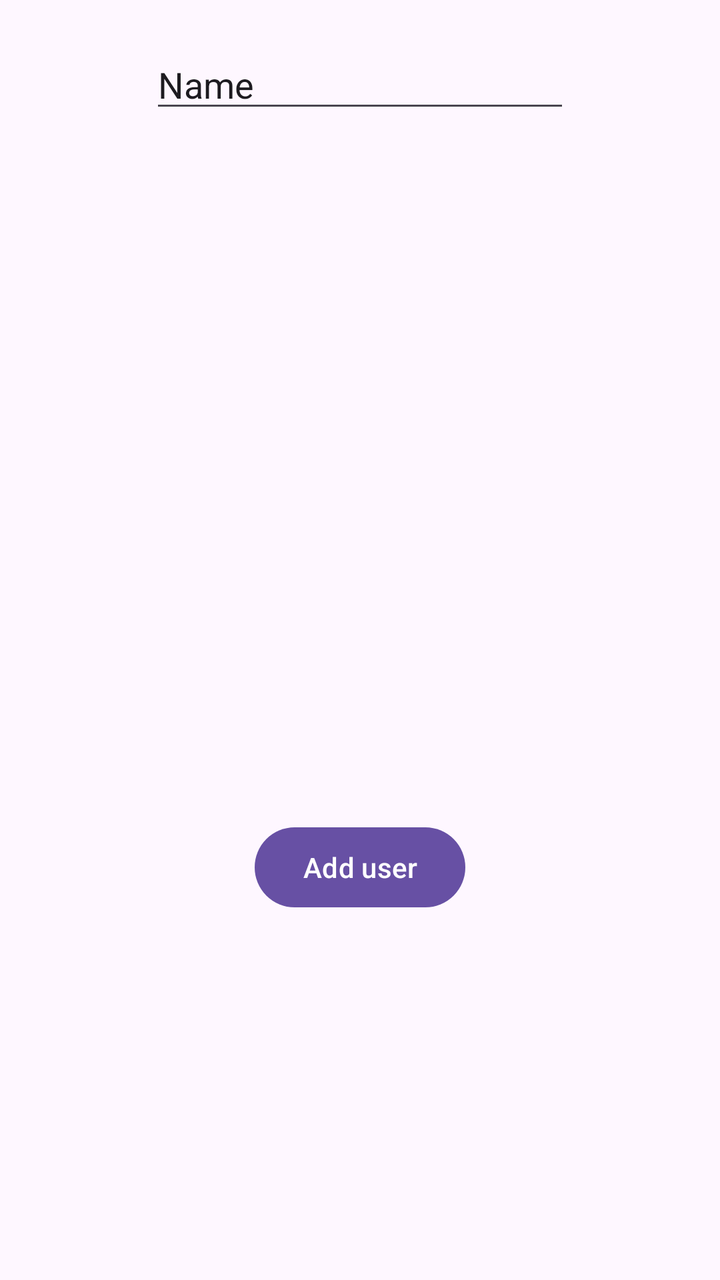
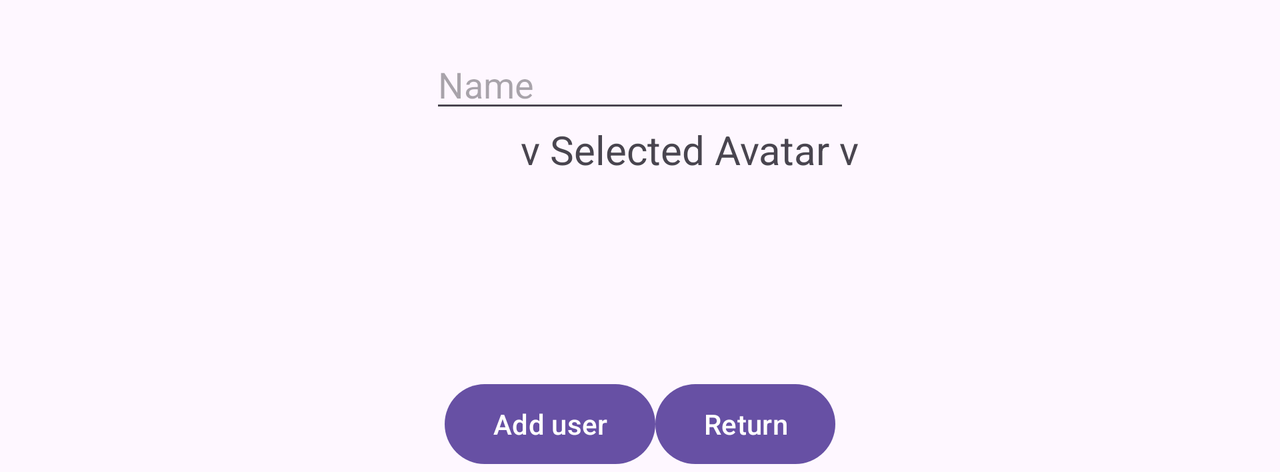

Two renders of one Android screen. The first uses the default layout on a phone; the second uses the alternative layout the repository ships for a different screen configuration, on a matching device. The two XML files are below.
<!-- AndroidManifest.xml: application theme Theme.MAD_Assignment_1 -->
<!-- res/layout/fragment_new_user.xml -->
<?xml version="1.0" encoding="utf-8"?>
<androidx.constraintlayout.widget.ConstraintLayout xmlns:android="http://schemas.android.com/apk/res/android"
    xmlns:app="http://schemas.android.com/apk/res-auto"
    xmlns:tools="http://schemas.android.com/tools"
    android:layout_width="match_parent"
    android:layout_height="match_parent">

    <EditText
        android:id="@+id/editTextText"
        android:layout_width="wrap_content"
        android:layout_height="wrap_content"
        android:layout_marginTop="20dp"
        android:ems="10"
        android:inputType="text"
        android:text="Name"
        app:layout_constraintEnd_toEndOf="parent"
        app:layout_constraintStart_toStartOf="parent"
        app:layout_constraintTop_toTopOf="parent" />

    <Button
        android:id="@+id/addButton"
        android:layout_width="wrap_content"
        android:layout_height="wrap_content"
        android:layout_marginTop="166dp"
        android:text="Add user"
        app:layout_constraintBottom_toBottomOf="parent"
        app:layout_constraintEnd_toEndOf="parent"
        app:layout_constraintStart_toStartOf="parent"
        app:layout_constraintTop_toBottomOf="@+id/editTextText" />
</androidx.constraintlayout.widget.ConstraintLayout>
<!-- resources referenced by this layout -->
<resources>
  <style name="Theme.MAD_Assignment_1" parent="Base.Theme.MAD_Assignment_1" />
  <style name="Base.Theme.MAD_Assignment_1" parent="Theme.Material3.DayNight.NoActionBar">
          
          
      </style>
</resources>
<!-- res/layout-land/fragment_new_user.xml (the repository's variant of the layout above) -->
<!-- drawn on the phone turned sideways -->
<?xml version="1.0" encoding="utf-8"?>
<androidx.constraintlayout.widget.ConstraintLayout xmlns:android="http://schemas.android.com/apk/res/android"
xmlns:app="http://schemas.android.com/apk/res-auto"
xmlns:tools="http://schemas.android.com/tools"
android:layout_width="match_parent"
android:layout_height="wrap_content">

<EditText
    android:id="@+id/editTextText"
    android:layout_width="wrap_content"
    android:layout_height="wrap_content"
    android:layout_marginTop="20dp"
    android:ems="10"
    android:inputType="text"
    android:hint="Name"
    app:layout_constraintEnd_toEndOf="parent"
    app:layout_constraintStart_toStartOf="parent"
    app:layout_constraintTop_toTopOf="parent" />

    <LinearLayout
        android:id="@+id/middleContainer"
        android:layout_width="wrap_content"
        android:layout_height="wrap_content"
        android:layout_marginLeft="30dp"
        android:layout_marginRight="30dp"
        app:layout_constraintTop_toBottomOf="@id/editTextText"
        app:layout_constraintStart_toStartOf="parent"
        app:layout_constraintEnd_toEndOf="parent"
        android:orientation="horizontal"
        android:gravity="center">

        <androidx.recyclerview.widget.RecyclerView
            android:layout_weight="1"
            android:id="@+id/avatarRecyclerView"
            android:layout_width="wrap_content"
            android:layout_height="wrap_content"
            android:layout_marginRight="30dp"
            android:padding="10dp"  />
        <LinearLayout
            android:id="@+id/previewLinearLayout"
            android:layout_width="wrap_content"
            android:layout_height="wrap_content"
            android:orientation="vertical"
            android:gravity="center">
            <TextView
                android:layout_width="wrap_content"
                android:layout_height="wrap_content"
                android:textSize="20sp"
                android:text="v Selected Avatar v" />
            <ImageView
                android:id="@+id/avatarPreview"
                android:layout_width="100dp"
                android:layout_height="100dp"
                android:scaleType="fitCenter"
                tools:srcCompat="@tools:sample/avatars" />
        </LinearLayout>
    </LinearLayout>
    <LinearLayout
        android:layout_width="wrap_content"
        android:layout_height="wrap_content"
        android:orientation="horizontal"
        app:layout_constraintTop_toBottomOf="@+id/middleContainer"
        app:layout_constraintBottom_toBottomOf="parent"
        app:layout_constraintEnd_toEndOf="parent"
        app:layout_constraintStart_toStartOf="parent">
        <Button
            android:id="@+id/addButton"
            android:layout_width="wrap_content"
            android:layout_height="wrap_content"
            android:text="Add user"
  />
        <Button
            android:id="@+id/returnButton"
            android:layout_width="wrap_content"
            android:layout_height="wrap_content"
            android:text="Return" />
    </LinearLayout>


</androidx.constraintlayout.widget.ConstraintLayout>
